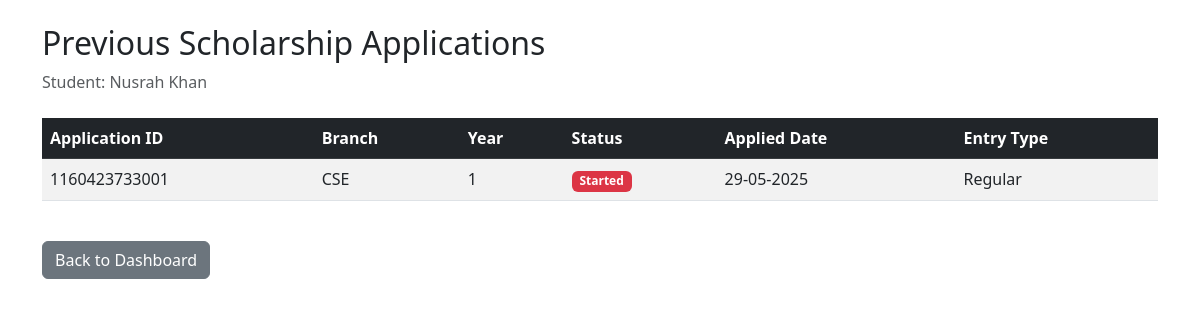
/previous-applications (signed in), run on an earlier commit of the app's database.
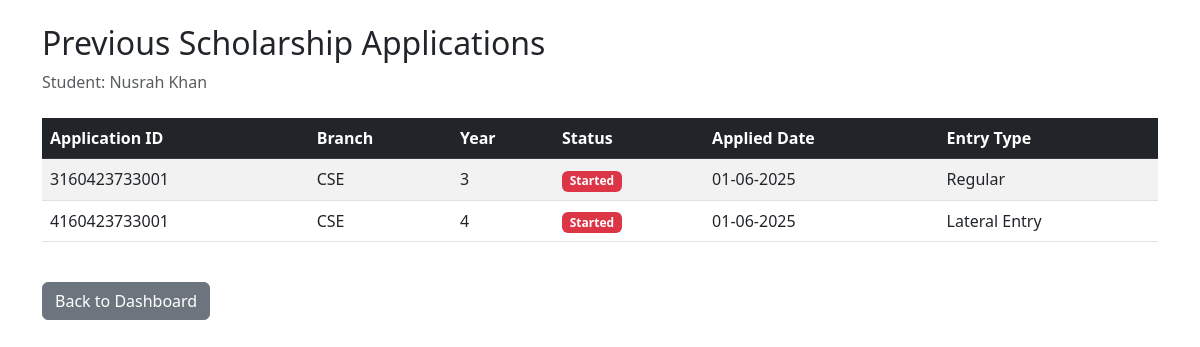
And on a later commit of the database.
### models.py (models this page shows, shortened)
class Student(db.Model):
    user_id = db.Column(db.Integer, primary_key=True, autoincrement=True)
    username = db.Column(db.String(80), nullable=False)
    email = db.Column(db.String(120), unique=True, nullable=False)
    password = db.Column(db.String(80), unique=True, nullable=False)
    roll_number = db.Column(db.String(80), unique=True, nullable=False)
    is_verified = db.Column(db.Boolean, default=False)

class ScholarshipApplication(db.Model):
    id = db.Column(db.String(20), primary_key=True)
    roll_number = db.Column(db.String(80), nullable=False)
    branch = db.Column(db.String(80), nullable=False)
    year = db.Column(db.String(20), nullable=False)
    lateral_entry = db.Column(db.Boolean, default=False)  # LE field
    scholarship_state = db.Column(db.String(80), default='pending')
    created_at = db.Column(db.DateTime, default=datetime.utcnow)

### main.py (the view)
@app.route('/previous-applications')
def previous_applications():
    try:
        if 'user_id' not in session or session.get('user_type') != 'student':
            return redirect(url_for('login'))
        student = Student.query.get(session['user_id'])
        if not student:
            return redirect(url_for('login'))
        roll_number = student.email.split('@')[0]
        applications = ScholarshipApplication.query\
            .filter_by(roll_number=roll_number)\
            .order_by(ScholarshipApplication.created_at.desc())\
            .all()
        formatted_applications = [{
            'application_id': app.id,
            'roll_number': app.roll_number,
            'branch': app.branch,
            'year': app.year,
            'status': app.scholarship_state,
            'applied_date': app.created_at.strftime('%d-%m-%Y'),
            'is_lateral_entry': app.lateral_entry
        } for app in applications]
        return render_template('previous_applications.html',
                             applications=formatted_applications,
                             student_name=student.username)
    except Exception as e:
        return redirect(url_for('student_dashboard'))

### templates/previous_applications.html (shortened to what this page needs)
<!DOCTYPE html>
<html lang="en">
<head>
    <link href="https://cdn.jsdelivr.net/npm/bootstrap@5.3.0/dist/css/bootstrap.min.css" rel="stylesheet">
</head>
<body>
    <div class="container mt-4">
        <h2>Previous Scholarship Applications</h2>
        <p class="text-muted">Student: {{ student_name }}</p>
        {% if applications %}
            <div class="table-responsive mt-4">
                <table class="table table-striped table-hover">
                    <thead class="table-dark">
                        <tr>
                            <th>Application ID</th>
                            <th>Branch</th>
                            <th>Year</th>
                            <th>Status</th>
                            <th>Applied Date</th>
                            <th>Entry Type</th>
                        </tr>
                    </thead>
                    <tbody>
                        {% for app in applications %}
                            <tr>
                                <td>{{ app.application_id }}</td>
                                <td>{{ app.branch }}</td>
                                <td>{{ app.year }}</td>
                                <td>
                                    <span class="badge {% if app.status == 'approved' %}bg-success
                                                      {% elif app.status == 'pending' %}bg-warning
                                                      {% else %}bg-danger{% endif %}">
                                        {{ app.status|title }}
                                    </span>
                                </td>
                                <td>{{ app.applied_date }}</td>
                                <td>{{ 'Lateral Entry' if app.is_lateral_entry else 'Regular' }}</td>
                            </tr>
                        {% endfor %}
                    </tbody>
                </table>
            </div>
        {% else %}
            <div class="alert alert-info mt-4">
                No previous applications found.
            </div>
        {% endif %}
        <div class="mt-4">
            <a href="{{ url_for('student_dashboard') }}" class="btn btn-secondary">Back to Dashboard</a>
        </div>
    </div>
</body>
</html>

What changed in the data, as far as the page shows it:
removed ScholarshipApplication: application_id "1160423733001", branch "CSE", year "1", status "Started", applied_date "29-05-2025", is_lateral_entry "Regular"
added ScholarshipApplication: application_id "3160423733001", branch "CSE", year "3", status "Started", applied_date "01-06-2025", is_lateral_entry "Regular"
added ScholarshipApplication: application_id "4160423733001", branch "CSE", year "4", status "Started", applied_date "01-06-2025", is_lateral_entry "Lateral Entry"
